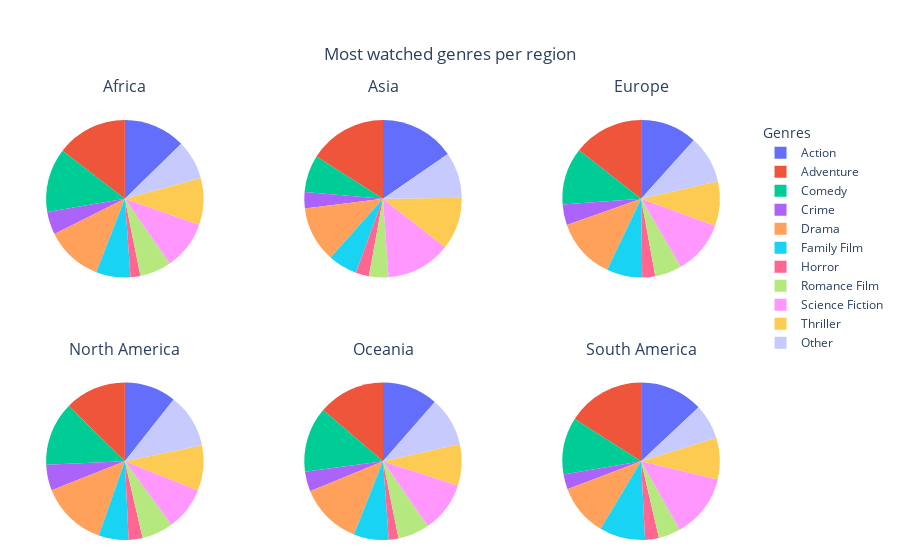

The notebook cell this image was saved under:
### Markdown cell above
# Most watched genre

### Code cell
column_treated = 'success_region'

prepared_df = prepare_data(exploded_df, column_treated)
top_genres = identify_top_genres(prepared_df, 10)
modified_df = modify_dataframe(prepared_df, column_treated, top_genres)

plot_pie_charts(modified_df, column_treated, 'Most watched genres per region', 'docs/plots/pie_chart_watched.html')

### Figure 1 — Plotly figure (JSON) as saved in the notebook; plotly's stock layout.template omitted (floating-point values rounded to 4 significant figures)
{"data": [{"domain": {"x": [0, 0.2889], "y": [0.625, 1]}, "hovertemplate": "Genre: %{label}<br>Revenue: %{value:,d}M<br>%{percent}<extra></extra>", "labels": ["Action", "Adventure", "Comedy", "Crime", "Drama", "Family Film", "Horror", "Romance Film", "Science Fiction", "Thriller", "Other"], "name": "Africa", "sort": false, "textinfo": "none", "type": "pie", "values": [513.7, 588.5, 531.9, 190.7, 473.0, 285.8, 82.22, 261.6, 404.8, 388.0, 326.2]}, {"domain": {"x": [0.3556, 0.6444], "y": [0.625, 1]}, "hovertemplate": "Genre: %{label}<br>Revenue: %{value:,d}M<br>%{percent}<extra></extra>", "labels": ["Action", "Adventure", "Comedy", "Crime", "Drama", "Family Film", "Horror", "Romance Film", "Science Fiction", "Thriller", "Other"], "name": "Asia", "sort": false, "textinfo": "none", "type": "pie", "values": [17730.0, 18440.0, 8780.0, 3859.0, 13160.0, 6914.0, 3142.0, 4593.0, 15340.0, 12390.0, 10850.0]}, {"domain": {"x": [0.7111, 1], "y": [0.625, 1]}, "hovertemplate": "Genre: %{label}<br>Revenue: %{value:,d}M<br>%{percent}<extra></extra>", "labels": ["Action", "Adventure", "Comedy", "Crime", "Drama", "Family Film", "Horror", "Romance Film", "Science Fiction", "Thriller", "Other"], "name": "Europe", "sort": false, "textinfo": "none", "type": "pie", "values": [34260.0, 42510.0, 34510.0, 12410.0, 36800.0, 21530.0, 7826.0, 16240.0, 32430.0, 26920.0, 28720.0]}, {"domain": {"x": [0, 0.2889], "y": [0, 0.375]}, "hovertemplate": "Genre: %{label}<br>Revenue: %{value:,d}M<br>%{percent}<extra></extra>", "labels": ["Action", "Adventure", "Comedy", "Crime", "Drama", "Family Film", "Horror", "Romance Film", "Science Fiction", "Thriller", "Other"], "name": "North America", "sort": false, "textinfo": "none", "type": "pie", "values": [80490.0, 95560.0, 99110.0, 40320.0, 103100.0, 46460.0, 21620.0, 48790.0, 67190.0, 70480.0, 84320.0]}, {"domain": {"x": [0.3556, 0.6444], "y": [0, 0.375]}, "hovertemplate": "Genre: %{label}<br>Revenue: %{value:,d}M<br>%{percent}<extra></extra>", "labels": ["Action", "Adventure", "Comedy", "Crime", "Drama", "Family Film", "Horror", "Romance Film", "Science Fiction", "Thriller", "Other"], "name": "Oceania", "sort": false, "textinfo": "none", "type": "pie", "values": [4230.0, 5088.0, 4950.0, 1513.0, 4724.0, 2663.0, 737.9, 2390.0, 3852.0, 3139.0, 3716.0]}, {"domain": {"x": [0.7111, 1], "y": [0, 0.375]}, "hovertemplate": "Genre: %{label}<br>Revenue: %{value:,d}M<br>%{percent}<extra></extra>", "labels": ["Action", "Adventure", "Comedy", "Crime", "Drama", "Family Film", "Horror", "Romance Film", "Science Fiction", "Thriller", "Other"], "name": "South America", "sort": false, "textinfo": "none", "type": "pie", "values": [4369.0, 5377.0, 3937.0, 1028.0, 3575.0, 3155.0, 955.1, 1524.0, 4410.0, 2863.0, 2415.0]}], "layout": {"annotations": [{"font": {"size": 16}, "showarrow": false, "text": "Africa", "x": 0.1444, "xanchor": "center", "xref": "paper", "y": 1.05, "yanchor": "bottom", "yref": "paper"}, {"font": {"size": 16}, "showarrow": false, "text": "Asia", "x": 0.5, "xanchor": "center", "xref": "paper", "y": 1.05, "yanchor": "bottom", "yref": "paper"}, {"font": {"size": 16}, "showarrow": false, "text": "Europe", "x": 0.8556, "xanchor": "center", "xref": "paper", "y": 1.05, "yanchor": "bottom", "yref": "paper"}, {"font": {"size": 16}, "showarrow": false, "text": "North America", "x": 0.1444, "xanchor": "center", "xref": "paper", "y": 0.425, "yanchor": "bottom", "yref": "paper"}, {"font": {"size": 16}, "showarrow": false, "text": "Oceania", "x": 0.5, "xanchor": "center", "xref": "paper", "y": 0.425, "yanchor": "bottom", "yref": "paper"}, {"font": {"size": 16}, "showarrow": false, "text": "South America", "x": 0.8556, "xanchor": "center", "xref": "paper", "y": 0.425, "yanchor": "bottom", "yref": "paper"}], "legend": {"title": {"text": "Genres"}}, "margin": {"b": 20, "l": 20, "r": 20, "t": 120}, "showlegend": true, "title": {"text": "Most watched genres per region", "x": 0.5}}}
